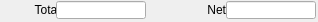
   <widget class="caFrame" name="caFrame_19">
    <property name="geometry">
     <rect>
      <x>423</x>
      <y>196</y>
      <width>318</width>
      <height>22</height>
     </rect>
    </property>
    <widget class="caLabel" name="caLabel_37">
     <property name="geometry">
      <rect>
       <x>0</x>
       <y>0</y>
       <width>60</width>
       <height>20</height>
      </rect>
     </property>
     <property name="frameShape">
      <enum>QFrame::NoFrame</enum>
     </property>
     <property name="text">
      <string>Total</string>
     </property>
     <property name="alignment">
      <set>Qt::AlignAbsolute|Qt::AlignRight|Qt::AlignTrailing|Qt::AlignVCenter</set>
     </property>
     <property name="fontScaleMode">
      <enum>ESimpleLabel::WidthAndHeight</enum>
     </property>
     <property name="foreground">
      <color>
       <red>0</red>
       <green>0</green>
       <blue>0</blue>
      </color>
     </property>
     <property name="background">
      <color alpha="0">
       <red>0</red>
       <green>0</green>
       <blue>0</blue>
      </color>
     </property>
    </widget>
    <widget class="caLineEdit" name="caLineEdit_27">
     <property name="geometry">
      <rect>
       <x>56</x>
       <y>1</y>
       <width>90</width>
       <height>18</height>
      </rect>
     </property>
     <property name="alignment">
      <set>Qt::AlignAbsolute|Qt::AlignLeading|Qt::AlignLeft|Qt::AlignVCenter</set>
     </property>
     <property name="channel" stdset="0">
      <string>$(P)$(R)Total_RBV</string>
     </property>
     <property name="foreground">
      <color>
       <red>10</red>
       <green>0</green>
       <blue>184</blue>
      </color>
     </property>
     <property name="background">
      <color>
       <red>187</red>
       <green>187</green>
       <blue>187</blue>
      </color>
     </property>
     <property name="colorMode">
      <enum>caLineEdit::Static</enum>
     </property>
     <property name="precisionMode">
      <enum>caLineEdit::Channel</enum>
     </property>
     <property name="limitsMode">
      <enum>caLineEdit::Channel</enum>
     </property>
     <property name="maxValue">
      <double>1.000000000000000</double>
     </property>
     <property name="minValue">
      <double>0.000000000000000</double>
     </property>
     <property name="fontScaleMode">
      <enum>caLineEdit::WidthAndHeight</enum>
     </property>
     <property name="formatType">
      <enum>caLineEdit::decimal</enum>
     </property>
    </widget>
    <widget class="caLabel" name="caLabel_38">
     <property name="geometry">
      <rect>
       <x>190</x>
       <y>0</y>
       <width>36</width>
       <height>20</height>
      </rect>
     </property>
     <property name="frameShape">
      <enum>QFrame::NoFrame</enum>
     </property>
     <property name="text">
      <string>Net</string>
     </property>
     <property name="alignment">
      <set>Qt::AlignAbsolute|Qt::AlignRight|Qt::AlignTrailing|Qt::AlignVCenter</set>
     </property>
     <property name="fontScaleMode">
      <enum>ESimpleLabel::WidthAndHeight</enum>
     </property>
     <property name="foreground">
      <color>
       <red>0</red>
       <green>0</green>
       <blue>0</blue>
      </color>
     </property>
     <property name="background">
      <color alpha="0">
       <red>0</red>
       <green>0</green>
       <blue>0</blue>
      </color>
     </property>
    </widget>
    <widget class="caLineEdit" name="caLineEdit_28">
     <property name="geometry">
      <rect>
       <x>226</x>
       <y>1</y>
       <width>90</width>
       <height>18</height>
      </rect>
     </property>
     <property name="alignment">
      <set>Qt::AlignAbsolute|Qt::AlignLeading|Qt::AlignLeft|Qt::AlignVCenter</set>
     </property>
     <property name="channel" stdset="0">
      <string>$(P)$(R)Net_RBV</string>
     </property>
     <property name="foreground">
      <color>
       <red>10</red>
       <green>0</green>
       <blue>184</blue>
      </color>
     </property>
     <property name="background">
      <color>
       <red>187</red>
       <green>187</green>
       <blue>187</blue>
      </color>
     </property>
     <property name="colorMode">
      <enum>caLineEdit::Static</enum>
     </property>
     <property name="precisionMode">
      <enum>caLineEdit::Channel</enum>
     </property>
     <property name="limitsMode">
      <enum>caLineEdit::Channel</enum>
     </property>
     <property name="maxValue">
      <double>1.000000000000000</double>
     </property>
     <property name="minValue">
      <double>0.000000000000000</double>
     </property>
     <property name="fontScaleMode">
      <enum>caLineEdit::WidthAndHeight</enum>
     </property>
     <property name="formatType">
      <enum>caLineEdit::decimal</enum>
     </property>
    </widget>
   </widget>
